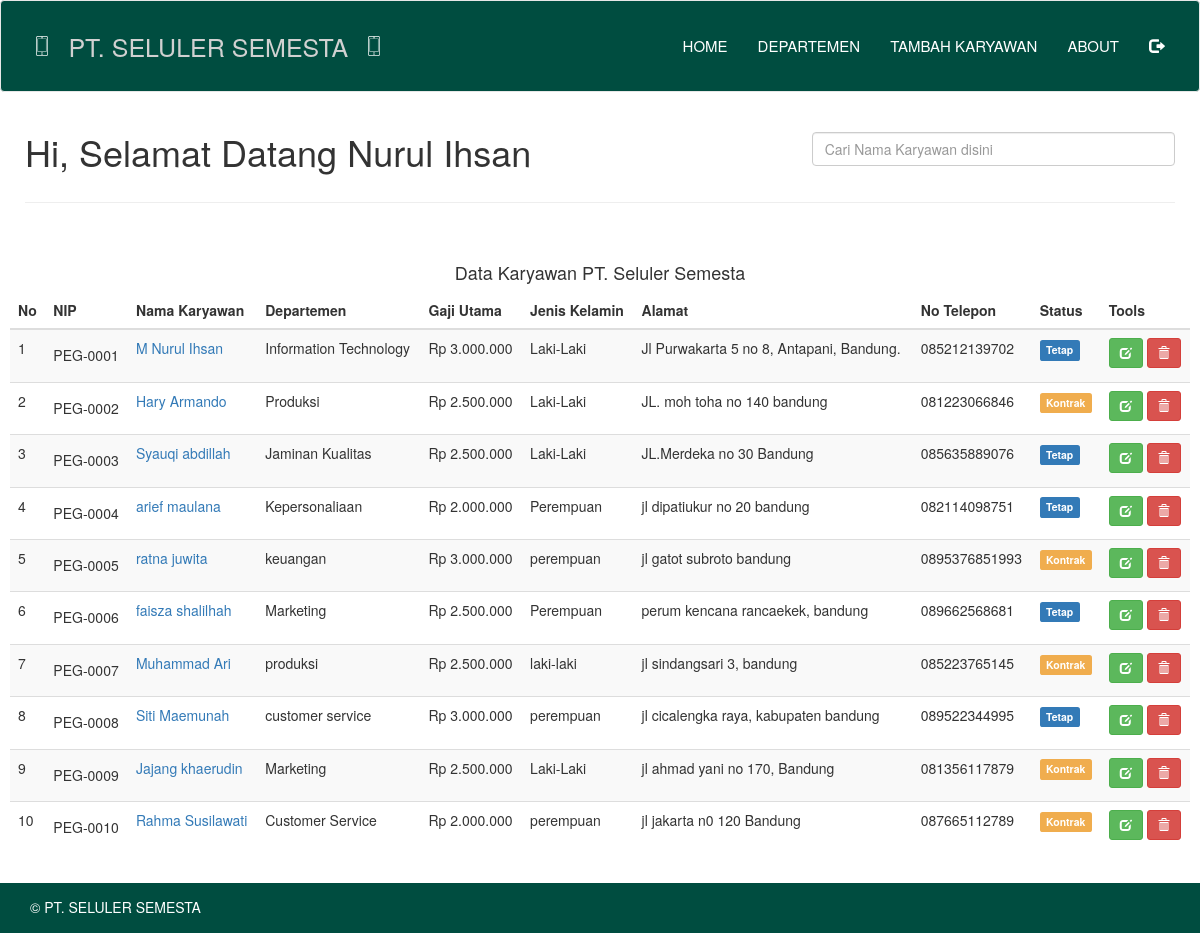
The page /tugas_web/index.php (signed in) on the database its author committed.
### tables this page shows
CREATE TABLE `data_karyawan` (
  `nip` varchar(10) NOT NULL,
  `nama` varchar(50) NOT NULL,
  `gambar` varchar(255) NOT NULL,
  `alamat` varchar(100) NOT NULL,
  `gaji` int(50) NOT NULL,
  `departemen` varchar(100) NOT NULL,
  `sex` varchar(20) NOT NULL,
  `status` varchar(20) NOT NULL,
  `no_telp` varchar(20) NOT NULL
);

### tugas_web/function/karyawan.php (called while the page is built, shortened)
<?php
function tampilkan(){
	$query  = "SELECT * FROM data_karyawan";
	return result($query);
}
function result($query){
	global $link;
	if ($result = mysqli_query($link, $query) or die('gagal menampilkan data')) {
		return $result;
	}
}
 ?>

### tugas_web/index.php (the view, shortened to what this page needs)
<?php
require_once "view/header.php";
$list_karyawan = tampilkan();
function rupiah($nilai, $pecahan = 0) {
    return number_format($nilai, $pecahan, ',', '.');
}
 ?>
  <div class="container-fluid" style="margin:10px;">
      <div class="row">
        <div class="col-md-8">
          <h1>Hi, Selamat Datang <?= $_SESSION['user']; ?></h1>
        </div>
        <div class="col-md-4">
          <form method="get">
              <div class="form-group">
                <br>
                  <input type="search" name="cari" class="form-control" placeholder="Cari Nama Karyawan disini">
              </div>
          </form>
        </div>
      </div>
      <hr>
      <div class="row" style="margin-top:50px;">
          <h4 class="text-center">Data Karyawan PT. Seluler Semesta </h4>
      </div>
      <div class="row">
        <div class="table-responsive">
          <table class="table table-striped table-hover">
            <thead>
              <tr>
                <th>No</th>
                <th>NIP</th>
                <th>Nama Karyawan</th>
                <th>Departemen</th>
                <th>Gaji Utama</th>
                <th>Jenis Kelamin</th>
                <th>Alamat</th>
                <th>No Telepon</th>
                <th>Status</th>
                <th>Tools</th>
              </tr>
            </thead>
            <?php
              $no = 1;
              while ($row = mysqli_fetch_assoc($list_karyawan)) :?>
            <tr>
              <td><?= $no; ?></td>
              <td><h5><?= $row['nip']; ?></td>
              <td><a href="detail.php?nip=<?= $row['nip']; ?>"><?= $row['nama'];  ?></td>
              <td><?= $row['departemen']; ?></td>
              <td>Rp <?= rupiah($row['gaji']); ?></td>
              <td><?= $row['sex']; ?></td>
              <td><?= $row['alamat']; ?></td>
              <td><?= $row['no_telp']; ?></td>
              <td>
                <?php
                if($row['status'] == 'Tetap'){
									echo '<span class="label label-primary">Tetap</span>';
								}
								else if ($row['status'] == 'Kontrak' ){
									echo '<span class="label label-warning">Kontrak</span>';
								}
                 ?>
              </td>
              <td><a class="btn btn-success btn-sm" href="edit.php?nip=<?= $row['nip']; ?>"><span class="glyphicon glyphicon-edit" aria-hidden="true"></span></a>
                  <a class="btn btn-danger btn-sm" onclick="return confirm('Yakin akan menghapus data ini?')" href="hapus.php?nip=<?= $row['nip']; ?>"><span class="glyphicon glyphicon-trash" aria-hidden="true"></span></a>
              </td>
            </tr>
            <?php
              $no++;
              endwhile; ?>
          </table>
        </div>
      </div>
  </div>
<?php
require_once "view/footer.php";
 ?>

### rows shown on the page
data_karyawan: nip "PEG-0001", nama "M Nurul Ihsan", departemen "Information Technology", gaji "3.000.000", sex "Laki-Laki", alamat "Jl Purwakarta 5 no 8, Antapani, Bandung.", no_telp "085212139702", status "Tetap"
data_karyawan: nip "PEG-0002", nama "Hary Armando", departemen "Produksi", gaji "2.500.000", sex "Laki-Laki", alamat "JL. moh toha no 140 bandung", no_telp "081223066846", status "Kontrak"
data_karyawan: nip "PEG-0003", nama "Syauqi abdillah", departemen "Jaminan Kualitas", gaji "2.500.000", sex "Laki-Laki", alamat "JL.Merdeka no 30 Bandung", no_telp "085635889076", status "Tetap"
data_karyawan: nip "PEG-0004", nama "arief maulana", departemen "Kepersonaliaan", gaji "2.000.000", sex "Perempuan", alamat "jl dipatiukur no 20 bandung", no_telp "082114098751", status "Tetap"
data_karyawan: nip "PEG-0005", nama "ratna juwita", departemen "keuangan", gaji "3.000.000", sex "perempuan", alamat "jl gatot subroto bandung", no_telp "0895376851993", status "Kontrak"
data_karyawan: nip "PEG-0006", nama "faisza shalilhah", departemen "Marketing", gaji "2.500.000", sex "Perempuan", alamat "perum kencana rancaekek, bandung", no_telp "089662568681", status "Tetap"
data_karyawan: nip "PEG-0007", nama "Muhammad Ari", departemen "produksi", gaji "2.500.000", sex "laki-laki", alamat "jl sindangsari 3, bandung", no_telp "085223765145", status "Kontrak"
data_karyawan: nip "PEG-0008", nama "Siti Maemunah", departemen "customer service", gaji "3.000.000", sex "perempuan", alamat "jl cicalengka raya, kabupaten bandung", no_telp "089522344995", status "Tetap"
data_karyawan: nip "PEG-0009", nama "Jajang khaerudin", departemen "Marketing", gaji "2.500.000", sex "Laki-Laki", alamat "jl ahmad yani no 170, Bandung", no_telp "081356117879", status "Kontrak"
data_karyawan: nip "PEG-0010", nama "Rahma Susilawati", departemen "Customer Service", gaji "2.000.000", sex "perempuan", alamat "jl jakarta n0 120 Bandung", no_telp "087665112789", status "Kontrak"

### other values the page prints
$_SESSION['user'] "Nurul Ihsan"
